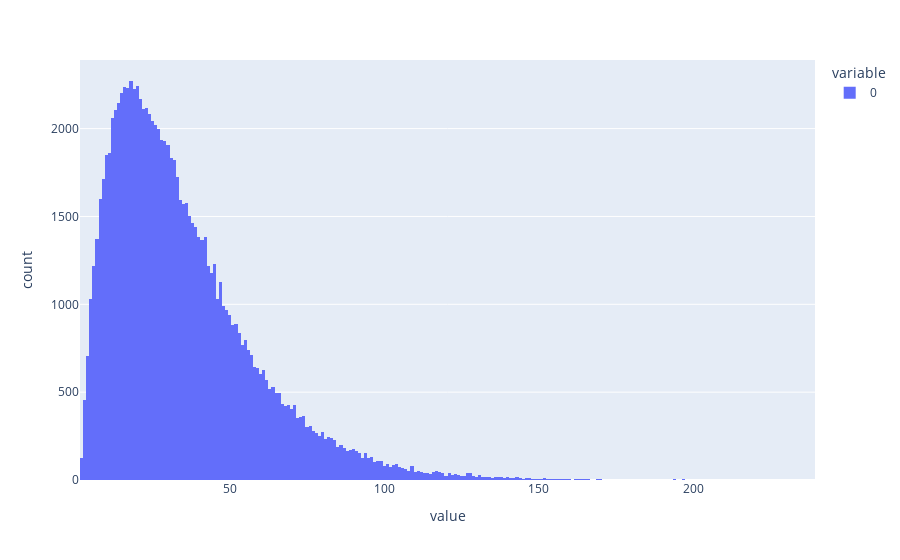

Write notebook code for a chart like this one.
### Code cell
px.histogram(res)

### Figure 1 — Plotly figure (JSON) as saved in the notebook; plotly's stock layout.template omitted (floating-point values rounded to 4 significant figures; data arrays with more than 128 entries replaced by an {"elided": "..."} marker saying what was removed)
{"data": [{"alignmentgroup": "True", "bingroup": "x", "hovertemplate": "variable=0<br>value=%{x}<br>count=%{y}<extra></extra>", "legendgroup": "0", "marker": {"color": "#636efa", "pattern": {"shape": ""}}, "name": "0", "offsetgroup": "0", "orientation": "v", "showlegend": true, "type": "histogram", "x": {"elided": "100000 int values"}, "xaxis": "x", "yaxis": "y"}], "layout": {"barmode": "relative", "legend": {"title": {"text": "variable"}, "tracegroupgap": 0}, "margin": {"t": 60}, "xaxis": {"anchor": "y", "domain": [0, 1], "title": {"text": "value"}}, "yaxis": {"anchor": "x", "domain": [0, 1], "title": {"text": "count"}}}}
